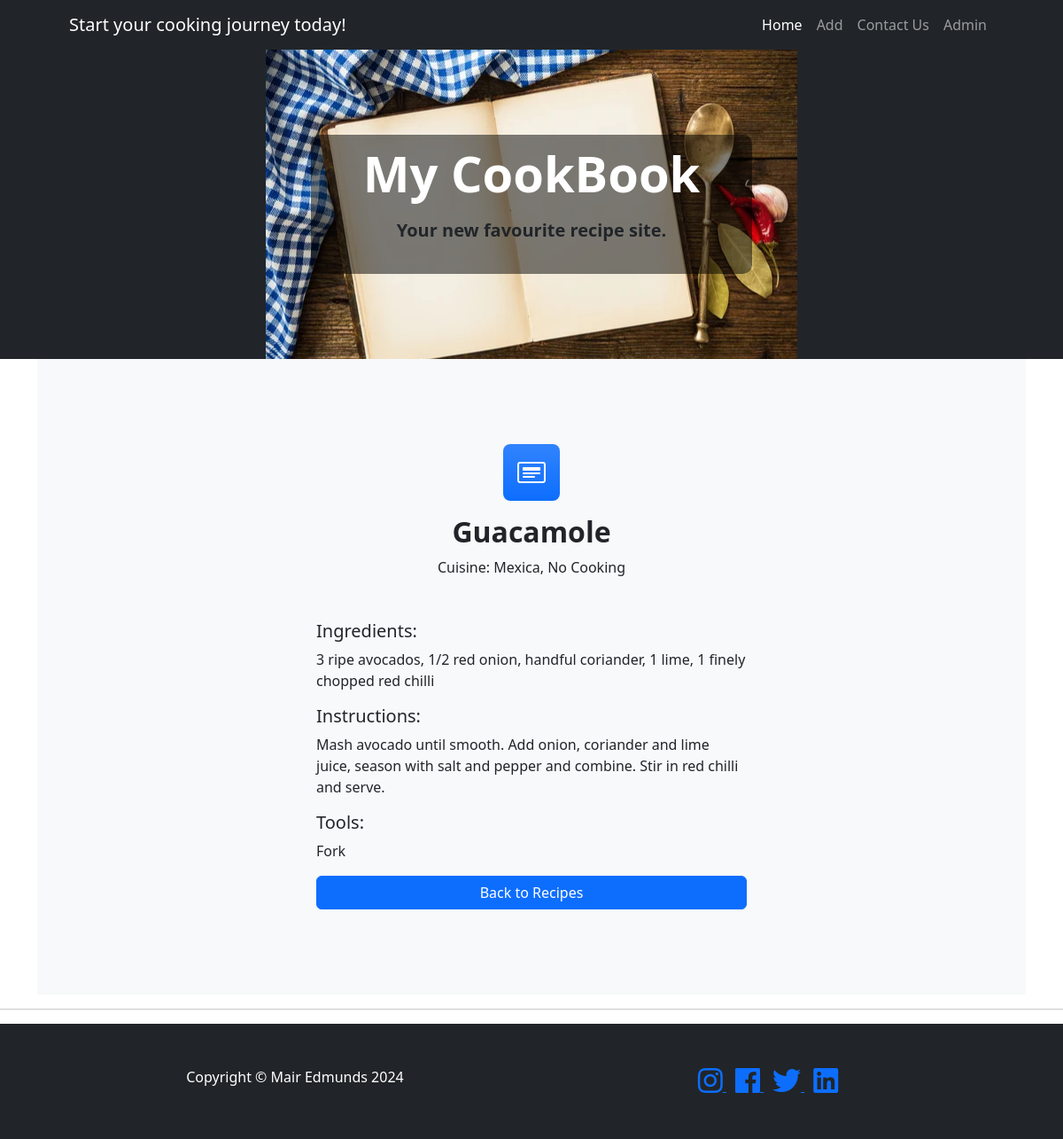
The page /full_recipe/3 on the database its author committed.
### run.py (models this page shows)
class Recipe(db.Model):
    id = db.Column(db.Integer, primary_key=True)
    name = db.Column(db.String(255), nullable=False)
    ingredients = db.Column(db.Text, nullable=False)
    instructions = db.Column(db.Text, nullable=False)
    tools = db.Column(db.String(255), nullable=False)
    cuisine = db.Column(db.String(255), nullable=False)

### run.py (the view)
@app.route('/full_recipe/<int:recipe_id>')
def full_recipe(recipe_id):
    recipe = Recipe.query.get(recipe_id)
    if recipe is None:
        return "Recipe not found", 404
    return render_template('full_recipe.html', recipe=recipe)

### templates/full_recipe.html
{% extends "base.html" %}
{% block content %}
<section class="py-5 bg-light">
    <div class="container px-5 my-5">
        <div class="text-center mb-5">
            <div class="feature bg-primary bg-gradient text-white rounded-3 mb-3"><i class="bi bi-card-heading"></i>
            </div>
            <h2 class="fw-bolder">{{ recipe.name }}</h2>
            <p>Cuisine: {{ recipe.cuisine }}</p>
        </div>
        <div class="row gx-5 justify-content-center">
            <div class="col-lg-6">
                <h5>Ingredients:</h4>
                    <p>{{ recipe.ingredients }}</p>
                    <h5>Instructions:</h4>
                        <p>{{ recipe.instructions }}</p>
                        <h5>Tools:</h4>
                            <p>{{ recipe.tools }}</p>
                            <div class="d-grid mt-2">
                                <a href="{{ url_for('index') }}" class="btn btn-primary">Back to Recipes</a>
                            </div>
            </div>
        </div>
    </div>
</section>
{% endblock %}

### rows shown on the page
Recipe: name "Guacamole", cuisine "Mexica, No Cooking", ingredients "3 ripe avocados, 1/2 red onion, handful coriander, 1 lime, 1 finely chopped red chilli", instructions "Mash avocado until smooth. Add onion, coriander and lime juice, season with salt and pepper and combine. Stir in red chilli and serve.", tools "Fork"
